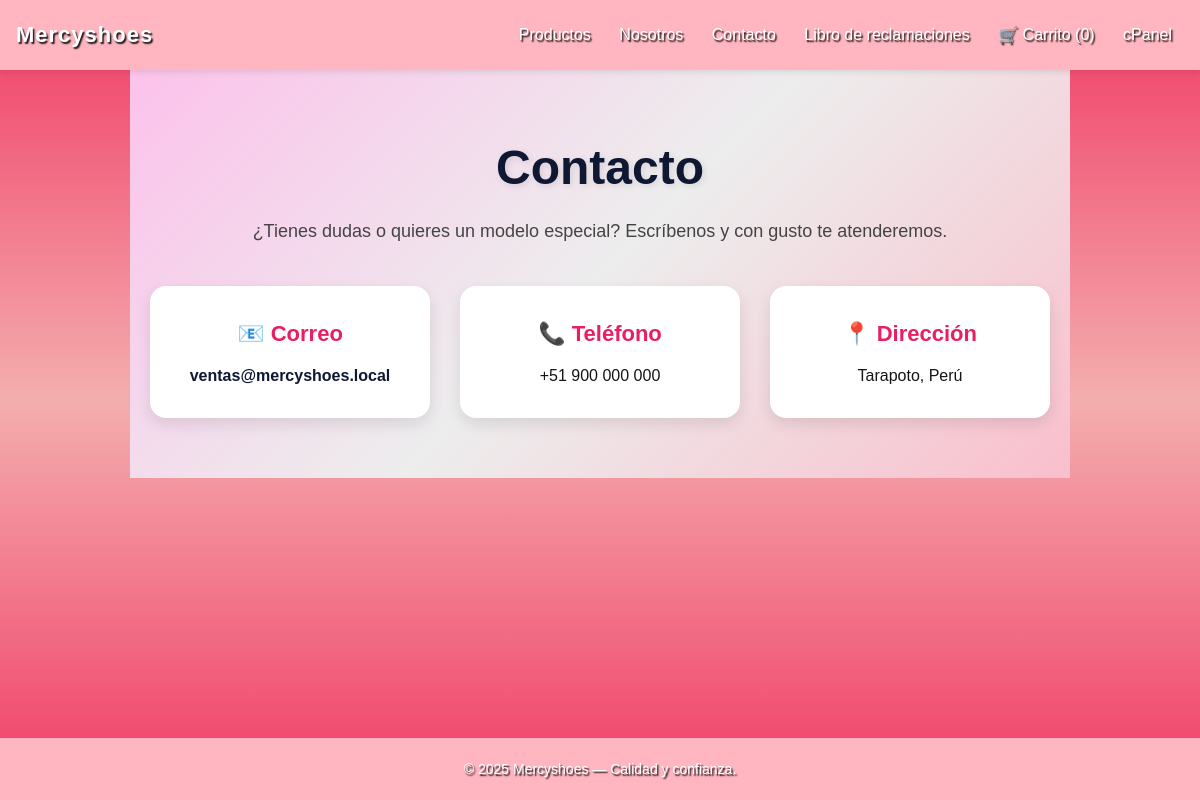
Page /index.php?r=home/contact on the committed database.
### tables this page shows
CREATE TABLE IF NOT EXISTS settings (
  id INT AUTO_INCREMENT PRIMARY KEY,
  company_name VARCHAR(150) NOT NULL,
  company_email VARCHAR(150) NOT NULL,
  company_phone VARCHAR(60) NOT NULL,
  company_address VARCHAR(255) DEFAULT '',
  company_ruc VARCHAR(32) DEFAULT '',
  logo_path VARCHAR(255) DEFAULT ''
);

### core/Controller.php (called while the page is built, shortened)
<?php
class Controller {
    protected function render($viewPath, $data = [], $layout = 'main') {
        extract($data);
        $layoutFile = __DIR__ . '/../app/views/partials/layout_' . $layout . '.php';
        include $layoutFile;
    }
}
?>

### app/controllers/HomeController.php (called while the page is built, shortened)
<?php
class HomeController extends Controller {
    public function contact(){
        $settings = (new Setting())->get();
        $this->render('frontend/contact', compact('settings'));
    }
}
?>

### index.php (called while the page is built, shortened)
<?php
spl_autoload_register(function($class) {
    $paths = [
        __DIR__ . '/core/' . $class . '.php',
        __DIR__ . '/app/controllers/' . $class . '.php',
        __DIR__ . '/app/models/' . $class . '.php',
    ];
    foreach ($paths as $p) if (file_exists($p)) { require $p; return; }
});
$route = isset($_GET['r']) ? trim($_GET['r']) : 'home/index';
$parts = array_values(array_filter(explode('/', $route)));
$action = $parts[1] ?? 'index';
$params = array_slice($parts, 2);
$c = new $controller();
call_user_func_array([$c, $action], $params);
?>

### core/Database.php (called while the page is built)
<?php
class Database {
    private static $instance = null;
    public static function getInstance() {
        if (self::$instance === null) {
            $dsn = 'mysql:host=' . DB_HOST . ';dbname=' . DB_NAME . ';charset=utf8mb4';
            try {
                self::$instance = new PDO($dsn, DB_USER, DB_PASS, [
                    PDO::ATTR_ERRMODE => PDO::ERRMODE_EXCEPTION,
                    PDO::ATTR_DEFAULT_FETCH_MODE => PDO::FETCH_ASSOC,
                ]);
            } catch (PDOException $e) {
                die('DB connection failed: ' . $e->getMessage());
            }
        }
        return self::$instance;
    }
}
?>

### app/models/Setting.php (called while the page is built, shortened)
<?php
class Setting {
    private $db;
    public function __construct(){ $this->db = Database::getInstance(); }
    public function get(){
        $r = $this->db->query('SELECT * FROM settings LIMIT 1')->fetch();
        return $r;
    }
}
?>

### app/views/frontend/contact.php (the view, shortened to what this page needs)
<?php $s=$settings; ?>
<link rel="stylesheet" href="public/assets/css/styleproducts.css">
<section class="contacto">
  <h1 class="titulo-contacto">Contacto</h1>
  <p class="intro-contacto">¿Tienes dudas o quieres un modelo especial? Escríbenos y con gusto te atenderemos.</p>
  <div class="cards-contacto">
    <div class="card">
      <h3>📧 Correo</h3>
      <p>
        <a href="mailto:<?php echo htmlspecialchars($s['company_email']); ?>">
          <?php echo htmlspecialchars($s['company_email']); ?>
        </a>
      </p>
    </div>
    <div class="card">
      <h3>📞 Teléfono</h3>
      <p><?php echo htmlspecialchars($s['company_phone']); ?></p>
    </div>
    <div class="card">
      <h3>📍 Dirección</h3>
      <p><?php echo htmlspecialchars($s['company_address']); ?></p>
    </div>
  </div>
</section>

### public/assets/css/style.css (style rules this page uses)
html, body { height: 100%; margin: 0; display: flex; flex-direction: column; }
* { box-sizing: border-box; margin: 0; padding: 0; }
body { font-family: 'Poppins', Arial, sans-serif; background: linear-gradient(180deg, #ee1c4ddd, #f4aeae, #ee1c4ddd); color: var(--color-text); line-height: 1.6; }
.card { background: #fff; border-radius: var(--radius); overflow: hidden; box-shadow: 0 2px 8px rgba(0,0,0,.08); transition: var(--transition); }
a, .btn { transition: var(--transition); }
.contacto { text-align: center; padding: 60px 20px; background: linear-gradient(135deg, #fcc2eb, #ededed, #f9bfcc); }
.titulo-contacto { font-size: 48px; margin-bottom: 10px; font-family: 'Poppins', sans-serif; font-weight: 700; color: #0f1833; text-shadow: 2px 2px 6px rgba(0,0,0,0.1); }
.intro-contacto { font-size: 18px; color: #444; margin-bottom: 40px; }
.cards-contacto { display: flex; justify-content: center; gap: 30px; flex-wrap: wrap; }
.card { background: #fff; border-radius: 16px; padding: 30px 20px; width: 280px; box-shadow: 0 6px 15px rgba(0,0,0,0.1); transition: transform 0.3s ease, box-shadow 0.3s ease; }
.card h3 { font-size: 22px; color: #e91e63; margin-bottom: 12px; }
.card p { font-size: 16px; color: #151515; }
.card a { text-decoration: none; color: #0f1833; font-weight: bold; }

### public/assets/css/styleproducts.css (style rules this page uses)
.card { flex: 1 1 260px; min-width: 240px; max-width: 320px; display: flex; flex-direction: column; border-radius: 16px; overflow: hidden; background: #fff; box-shadow: 0 6px 15px rgba(0,0,0,.08); transition: transform .3s ease, box-shadow .3s ease; }
@media (min-width: 1200px) { .card { flex-basis: 280px; } }
body { overflow-x: hidden; }
.contacto { text-align: center; padding: 60px 20px; background: linear-gradient(135deg, #fcc2eb, #ededed, #f9bfcc); }
.titulo-contacto { font-size: 48px; margin-bottom: 10px; font-family: 'Poppins', sans-serif; font-weight: 700; color: #0f1833; text-shadow: 2px 2px 6px rgba(0,0,0,0.1); }
.intro-contacto { font-size: 18px; color: #444; margin-bottom: 40px; }
.cards-contacto { display: flex; justify-content: center; gap: 30px; flex-wrap: wrap; }
.cards-contacto .card { background: #fff; border-radius: 16px; padding: 30px 20px; width: 280px; box-shadow: 0 6px 15px rgba(0,0,0,0.1); transition: transform 0.3s ease, box-shadow 0.3s ease; }
.cards-contacto .card h3 { font-size: 22px; color: #e91e63; margin-bottom: 12px; }
.cards-contacto .card p { font-size: 16px; color: #151515; }
.cards-contacto .card a { text-decoration: none; color: #0f1833; font-weight: bold; }

### public/assets/css/variables.css (style rules this page uses)
:root { --color-primary: #ff69b4; --color-primary-dark: #ff1493; --color-secondary: #ffb6c1; --color-bg: #fff9fb; --color-light: #ffe4ec; --color-text: #000000; --color-text-light: #ffffff; --radius: 16px; --transition: all .2s ease-in-out; }

### rows in the picture
settings: company_email "ventas@mercyshoes.local", company_phone "+51 900 000 000", company_address "Tarapoto, Perú"
